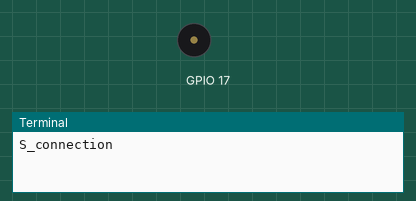
The program below on a simulated Raspberry Pi (BCM pin numbers). Shown: buzzer (waves = sounding), the last lines printed to the terminal. Threads take turns every 2 ms; the clock reads 2024-03-15 10:24:30 at power-on unless the program sets it. At 35.2 s the program stops and its outputs stay as they are.

Above: at 0.3 s.
At 27.79 s:
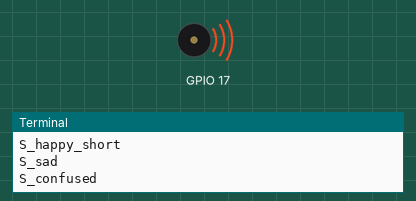
Timing chart, 0 to 35.6 s (numbered marks = the images above):
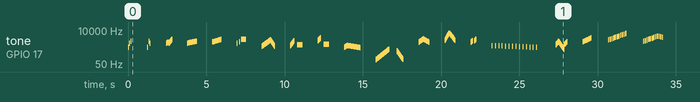

Measured:
- by itself, tone on GPIO 17: plays 659 Hz for 0.05 s, 1318 Hz for 0.06 s, 1760 Hz for 0.06 s, 659 Hz for 0.05 s, 1760 Hz for 0.06 s, 1318 Hz for 0.05 s … (511 notes in this stretch)

The program:

test.py
```python
# -*- coding: utf-8 -*-
import OttoBuzzer as OB
from time import sleep
pinBuzzer = 17  # pin Number 7

ottoTone = OB.Tone(pinBuzzer)
ottoTone.start()

#playSounds만큼 루프
for playSound in OB.playSounds:
    print(playSound)
    #플레이
    ottoTone.sing(playSound)

    sleep(1)

ottoTone.stop()
```

OttoBuzzer.py
```python
# -*- coding: utf-8 -*-
import RPi.GPIO as GPIO
import time
import threading

playSounds = [
            'S_connection',
            'S_disconnection',
            'S_buttonPushed',
            'S_mode1',
            'S_mode2',
            'S_mode3',
            'S_surprise',
            'S_OhOoh',
            'S_OhOoh2',
            'S_cuddly',
            'S_sleeping',
            'S_happy',
            'S_superHappy',
            'S_happy_short',
            'S_sad',
            'S_confused',
            'S_fart1',
            'S_fart2',
            'S_fart3']

note_C0  = 16.35    #C0
note_Db0 = 17.32    #C#0/Db0
note_D0  = 18.35    #D0
note_Eb0 = 19.45    #D#0/Eb0
note_E0  = 20.6     #E0
note_F0  = 21.83    #F0
note_Gb0 = 23.12    #F#0/Gb0
note_G0  = 24.5     #G0
note_Ab0 = 25.96    #G#0/Ab0
note_A0  = 27.5     #A0
note_Bb0 = 29.14    #A#0/Bb0
note_B0  = 30.87    #B0
note_C1  = 32.7     #C1
note_Db1 = 34.65    #C#1/Db1
note_D1  = 36.71    #D1
note_Eb1 = 38.89    #D#1/Eb1
note_E1  = 41.2     #E1
note_F1  = 43.65    #F1
note_Gb1 = 46.25    #F#1/Gb1
note_G1  = 49       #G1
note_Ab1 = 51.91    #G#1/Ab1
note_A1  = 55       #A1
note_Bb1 = 58.27    #A#1/Bb1
note_B1  = 61.74    #B1
note_C2  = 65.41    #C2 (Middle C)
note_Db2 = 69.3     #C#2/Db2
note_D2  = 73.42    #D2
note_Eb2 = 77.78    #D#2/Eb2
note_E2  = 82.41    #E2
note_F2  = 87.31    #F2
note_Gb2 = 92.5     #F#2/Gb2
note_G2  = 98       #G2
note_Ab2 = 103.83   #G#2/Ab2
note_A2  = 110      #A2
note_Bb2 = 116.54   #A#2/Bb2
note_B2  = 123.47   #B2
note_C3  = 130.81   #C3
note_Db3 = 138.59   #C#3/Db3
note_D3  = 146.83   #D3
note_Eb3 = 155.56   #D#3/Eb3
note_E3  = 164.81   #E3
note_F3  = 174.61   #F3
note_Gb3 = 185      #F#3/Gb3
note_G3  = 196      #G3
note_Ab3 = 207.65   #G#3/Ab3
note_A3  = 220      #A3
note_Bb3 = 233.08   #A#3/Bb3
note_B3  = 246.94   #B3
note_C4  = 261.63   #C4
note_Db4 = 277.18   #C#4/Db4
note_D4  = 293.66   #D4
note_Eb4 = 311.13   #D#4/Eb4
note_E4  = 329.63   #E4
note_F4  = 349.23   #F4
note_Gb4 = 369.99   #F#4/Gb4
note_G4  = 392      #G4
note_Ab4 = 415.3    #G#4/Ab4
note_A4  = 440      #A4
note_Bb4 = 466.16   #A#4/Bb4
note_B4  = 493.88   #B4
note_C5  = 523.25   #C5
note_Db5 = 554.37   #C#5/Db5
note_D5  = 587.33   #D5
note_Eb5 = 622.25   #D#5/Eb5
note_E5  = 659.26   #E5
note_F5  = 698.46   #F5
note_Gb5 = 739.99   #F#5/Gb5
note_G5  = 783.99   #G5
note_Ab5 = 830.61   #G#5/Ab5
note_A5  = 880      #A5
note_Bb5 = 932.33   #A#5/Bb5
note_B5  = 987.77   #B5
note_C6  = 1046.5   #C6
note_Db6 = 1108.73  #C#6/Db6
note_D6  = 1174.66  #D6
note_Eb6 = 1244.51  #D#6/Eb6
note_E6  = 1318.51  #E6
note_F6  = 1396.91  #F6
note_Gb6 = 1479.98  #F#6/Gb6
note_G6  = 1567.98  #G6
note_Ab6 = 1661.22  #G#6/Ab6
note_A6  = 1760     #A6
note_Bb6 = 1864.66  #A#6/Bb6
note_B6  = 1975.53  #B6
note_C7  = 2093     #C7
note_Db7 = 2217.46  #C#7/Db7
note_D7  = 2349.32  #D7
note_Eb7 = 2489.02  #D#7/Eb7
note_E7  = 2637.02  #E7
note_F7  = 2793.83  #F7
note_Gb7 = 2959.96  #F#7/Gb7
note_G7  = 3135.96  #G7
note_Ab7 = 3322.44  #G#7/Ab7
note_A7  = 3520     #A7
note_Bb7 = 3729.31  #A#7/Bb7
note_B7  = 3951.07  #B7
note_C8  = 4186.01  #C8
note_Db8 = 4434.92  #C#8/Db8
note_D8  = 4698.64  #D8
note_Eb8 = 4978.03  #D#8/Eb8

# 파이썬 GPIO 모드
GPIO.setmode(GPIO.BCM)


def delay(ms):
    time.sleep(ms/1000.0)


class Tone(threading.Thread):
    def __init__(self, pin):
        threading.Thread.__init__(self)
        self.daemon = True

        #핀 설정
        GPIO.setup(pin, GPIO.OUT)

        self.pwm = GPIO.PWM(pin, 100)
        self.pwm.start(0)

        self.alive = True

        self.startTime = 0
        self.durationMs = 0

        self.isPlaying = False
        self._lock = threading.Lock()

    def stop(self):
        if self.pwm is not None:
            self.pwm.stop()
        self.alive = False
        self.join(2)

    def startTone(self, frequency, duration):
        with self._lock:
            self.pwm.ChangeFrequency(frequency)
            self.pwm.ChangeDutyCycle(50)
            self.startTime = time.time()
            self.durationMs = duration
            self.isPlaying = True

    def run(self):
        while self.alive:
            if ((time.time() - self.startTime)*1000) >= self.durationMs:
                with self._lock:
                    if self.isPlaying == True:
                        self.pwm.ChangeDutyCycle(0)
                        self.ToneStat = False
            time.sleep(0.01)


    def tone(self, frequency, duration):
        self.startTone(frequency, duration)

    def _tone (self, noteFrequency, noteDuration, silentDuration):
        if silentDuration == 0:
            silentDuration = 1
        self.tone(noteFrequency, noteDuration)
        delay(noteDuration)
        delay(silentDuration)


    def bendTones (self,  initFrequency, finalFrequency, prop, noteDuration, silentDuration):
        if silentDuration == 0:
            silentDuration = 1

        if initFrequency < finalFrequency:

            i = initFrequency
            while i < finalFrequency:
                self._tone(i, noteDuration, silentDuration)
                i = i * prop
        else:
            i = initFrequency
            while i > finalFrequency:
                self._tone(i, noteDuration, silentDuration)
                i = i / prop


    def sing(self, songName):
        if songName == 'S_connection':
            self._tone(note_E5,50,30)
            self._tone(note_E6,55,25)
            self._tone(note_A6,60,10)
        elif songName == 'S_disconnection':
            self._tone(note_E5,50,30);
            self._tone(note_A6,55,25);
            self._tone(note_E6,50,10);

        elif songName == 'S_buttonPushed':
            self.bendTones (note_E6, note_G6, 1.03, 20, 2)
            delay(30)
            self.bendTones (note_E6, note_D7, 1.04, 10, 2)

        elif songName == 'S_mode1':
            self.bendTones (note_E6, note_A6, 1.02, 30, 10) #1318.51 to 1760

        elif songName == 'S_mode2':
            self.bendTones (note_G6, note_D7, 1.03, 30, 10) #1567.98 to 2349.32

        elif songName == 'S_mode3':
            self._tone(note_E6,50,100) #D6
            self._tone(note_G6,50,80)  #E6
            self._tone(note_D7,300,0)  #G6

        elif songName == 'S_surprise':
            self.bendTones(800, 2150, 1.02, 10, 1)
            self.bendTones(2149, 800, 1.03, 7, 1)

        elif songName == 'S_OhOoh':
            self.bendTones(880, 2000, 1.04, 8, 3) #A5 = 880
            delay(200);
            i = 880
            while i < 2000:
                self._tone(note_B5,5,10);
                i=i*1.04

        elif songName == 'S_OhOoh2':
            self.bendTones(1880, 3000, 1.03, 8, 3);
            delay(200);
            i = 1880
            while i < 3000:
                self._tone(note_C6,10,10);
                i=i*1.03

        elif songName == 'S_cuddly':
            self.bendTones(700, 900, 1.03, 16, 4)
            self.bendTones(899, 650, 1.01, 18, 7)

        elif songName == 'S_sleeping':
            self.bendTones(100, 500, 1.04, 10, 10)
            delay(500);
            self.bendTones(400, 100, 1.04, 10, 1)

        elif songName == 'S_happy':
            self.bendTones(1500, 2500, 1.05, 20, 8)
            self.bendTones(2499, 1500, 1.05, 25, 8)

        elif songName == 'S_superHappy':
            self.bendTones(2000, 6000, 1.05, 8, 3)
            delay(50);
            self.bendTones(5999, 2000, 1.05, 13, 2)

        elif songName == 'S_happy_short':
            self.bendTones(1500, 2000, 1.05, 15, 8)
            delay(100);
            self.bendTones(1900, 2500, 1.05, 10, 8)

        elif songName == 'S_sad':
            self.bendTones(880, 669, 1.02, 20, 200)

        elif songName == 'S_confused':
            self.bendTones(1000, 1700, 1.03, 8, 2)
            self.bendTones(1699, 500, 1.04, 8, 3)
            self.bendTones(1000, 1700, 1.05, 9, 10)

        elif songName == 'S_fart1':
            self.bendTones(1600, 3000, 1.02, 2, 15)

        elif songName == 'S_fart2':
            self.bendTones(2000, 6000, 1.02, 2, 20)

        elif songName == 'S_fart3':
            self.bendTones(1600, 4000, 1.02, 2, 20)
            self.bendTones(4000, 3000, 1.02, 2, 20)


def setup():
    pinBuzzer = 4  # pin Number 7
    delayMs = 1000

    t = Tone(pinBuzzer)
    t.start()

    #playSounds만큼 루프
    for playSound in playSounds:
        print(playSound)
        #플레이
        t.sing(playSound)
        #지정 시간만큼 정지..
        delay(delayMs)

    t.stop()


if __name__ == '__main__':
    setup()
```
